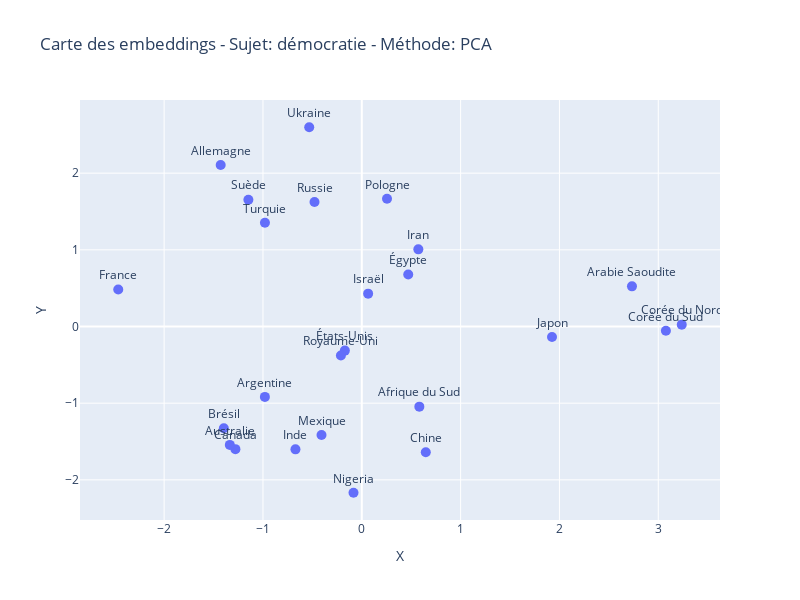

The notebook cell saved with this chart:
### Code cell
# Analysons le sujet "démocratie"
emb_demo, sim_demo = analyser_sujet("démocratie")

### Figure 1 — Plotly figure (JSON) as saved in the notebook; plotly's stock layout.template omitted (floating-point values rounded to 4 significant figures)
{"data": [{"hovertemplate": "X=%{x}<br>Y=%{y}<br>Pays=%{text}<extra></extra>", "legendgroup": "", "marker": {"color": "#636efa", "size": 10, "symbol": "circle"}, "mode": "markers+text", "name": "", "orientation": "v", "showlegend": false, "text": ["France", "Allemagne", "États-Unis", "Chine", "Russie", "Japon", "Brésil", "Inde", "Royaume-Uni", "Canada", "Iran", "Israël", "Arabie Saoudite", "Turquie", "Mexique", "Australie", "Corée du Sud", "Corée du Nord", "Ukraine", "Pologne", "Afrique du Sud", "Nigeria", "Égypte", "Argentine", "Suède"], "textposition": "top center", "type": "scatter", "x": [-2.464, -1.428, -0.1712, 0.6477, -0.4784, 1.925, -1.396, -0.6711, -0.2113, -1.279, 0.5722, 0.0642, 2.734, -0.9799, -0.4075, -1.335, 3.077, 3.238, -0.5319, 0.2553, 0.5824, -0.08378, 0.47, -0.9806, -1.147], "xaxis": "x", "y": [0.4819, 2.107, -0.3145, -1.641, 1.624, -0.1368, -1.328, -1.602, -0.3771, -1.6, 1.006, 0.4284, 0.5238, 1.353, -1.416, -1.544, -0.05572, 0.02403, 2.599, 1.666, -1.045, -2.168, 0.6788, -0.918, 1.654], "yaxis": "y"}], "layout": {"height": 600, "legend": {"tracegroupgap": 0}, "showlegend": false, "title": {"text": "Carte des embeddings - Sujet: démocratie - Méthode: PCA"}, "width": 800, "xaxis": {"anchor": "y", "domain": [0, 1], "title": {"text": "X"}}, "yaxis": {"anchor": "x", "domain": [0, 1], "title": {"text": "Y"}}}}
